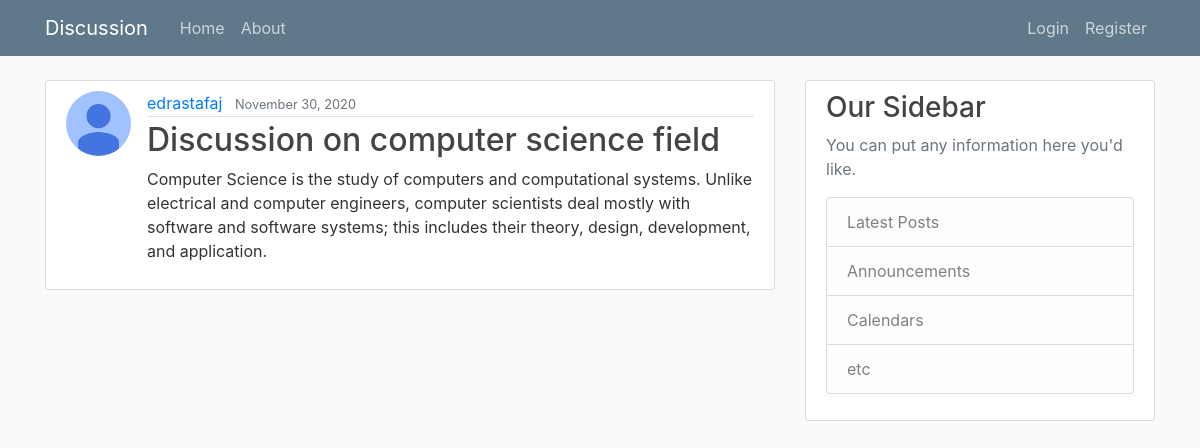
The app's page /post/2/ with its own data.
### academia/models.py (models this page shows, shortened)
class Post(models.Model):
    title = models.CharField(max_length=100)
    content = models.TextField()
    date_posted = models.DateTimeField(default=timezone.now)
    author = models.ForeignKey(User, on_delete=models.CASCADE)

### users/models.py (models this page shows, shortened)
class Profile(models.Model):
    user = models.OneToOneField(User, on_delete=models.CASCADE)
    image = models.ImageField(default='default.jpg', upload_to='pofile_pics')

### academia/views.py (the view)
# urls.py: path('post/<int:pk>/', PostDetailView.as_view(), name='post-detail'),
class PostDetailView(DetailView):
    model = Post

### academia/templates/academia/post_detail.html (shortened to what this page needs)
{% extends "academia/base_discussion.html" %} {% block content %}
<article class="media content-section">
  <img
    class="rounded-circle article-img"
    src="{{ object.author.profile.image.url }}"
  />
  <div class="media-body">
    <div class="article-metadata">
      <a class="mr-2" href="{% url 'user-posts' object.author.username %}"
        >{{ object.author }}</a
      >
      <small class="text-muted">{{ object.date_posted|date:"F d, Y" }}</small>
    </div>
    <h2 class="article-title">{{ object.title }}</h2>
    <p class="article-content">{{ object.content }}</p>
  </div>
</article>
{% endblock content %}

### academia/static/academia/main.css (style rules this page uses)
body { background: #fafafa; color: #333333; margin-top: 5rem; }
h1, h2, h3, h4, h5, h6 { color: #444444; }
.content-section { background: #ffffff; padding: 10px 20px; border: 1px solid #dddddd; border-radius: 3px; margin-bottom: 20px; }
.article-title { color: #444444; }
.article-content { white-space: pre-line; }
.article-img { height: 65px; width: 65px; margin-right: 16px; }
.article-metadata { padding-bottom: 1px; margin-bottom: 4px; border-bottom: 1px solid #e3e3e3 }

### records on screen
Post: author.profile.image (placeholder picture), author "edrastafaj", date_posted "November 30, 2020", title "Discussion on computer science field", content "Computer Science is the study of computers and computational systems. Unlike electrical and computer engineers, computer scientists deal mostly with software and software systems; this includes their theory, design, development, and application."
